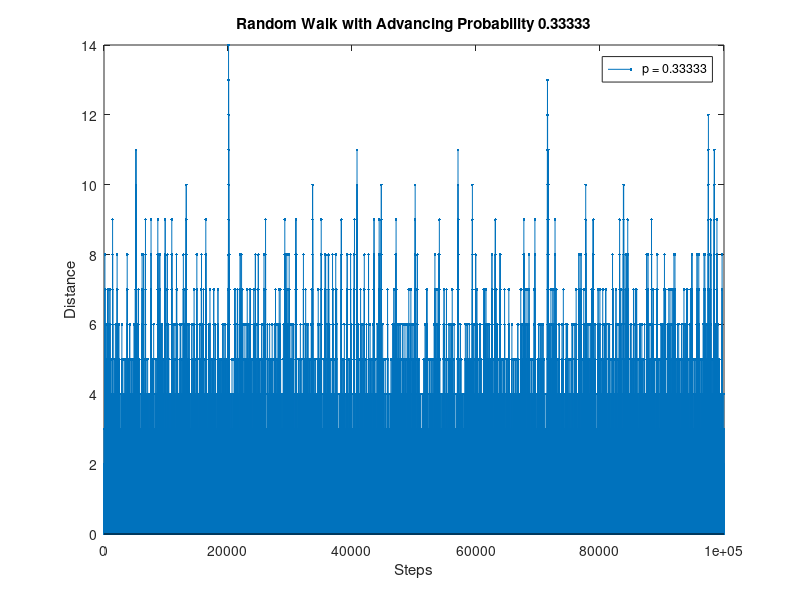
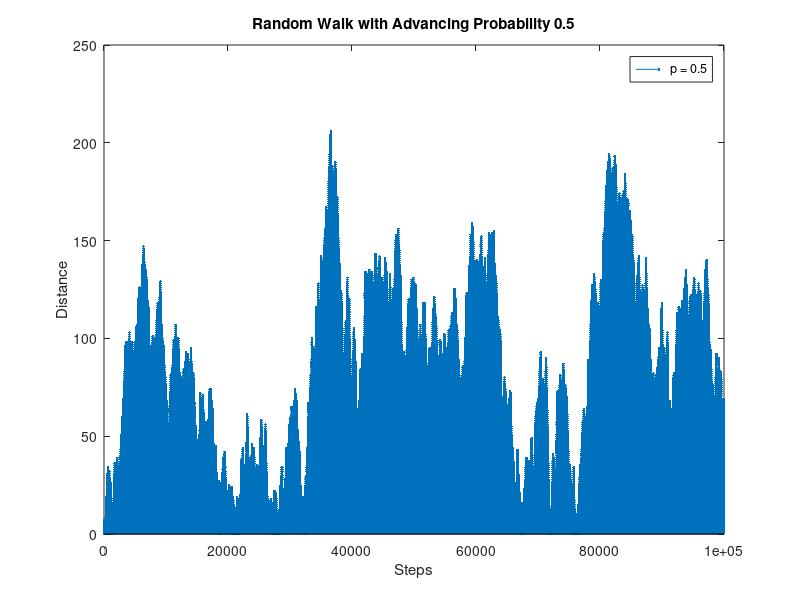
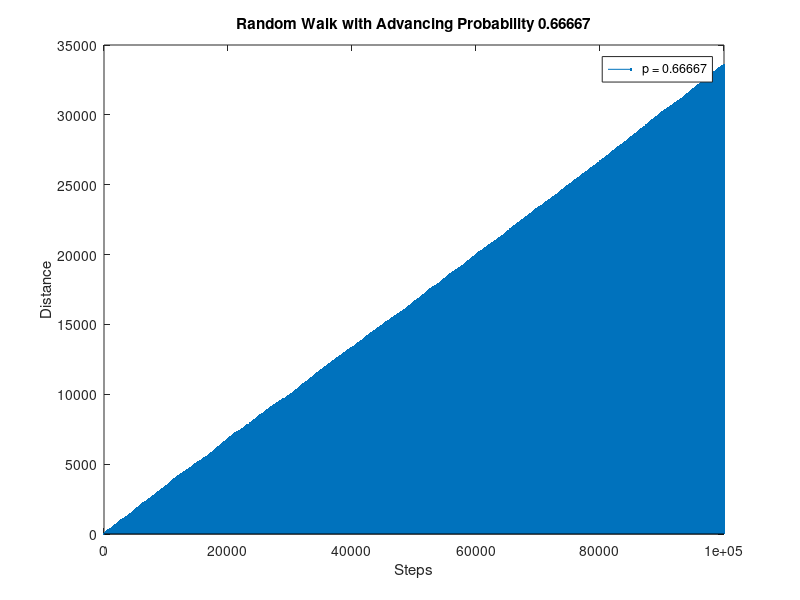

Here is the MATLAB script that generated these plots, in order:
clear; close all;
nSteps = 1e5;
alphabet = [-1 1];
prob = [2/3 1/3; 1/2 1/2; 1/3 2/3];
nCases = length(prob);
for iCase = 1: nCases
    x = zeros(1, nSteps);
    for iStep = 2: nSteps
        if x(iStep - 1) ~=0
            x(iStep) = x(iStep - 1) + randsrc(1, 1, [alphabet; prob(iCase, :)]);
        else
            x(iStep) = 1;
        end
    end
    figure(iCase);
    stem(x, '.');
    xlabel('Steps');
    ylabel('Distance');
    legend(['p = ', num2str(prob(iCase, 2))]);
    title(['Random Walk with Advancing Probability ', num2str(prob(iCase, 2))]);
end
